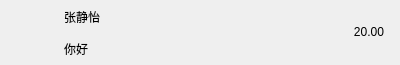
<?xml version="1.0" encoding="UTF-8"?>
<ui version="4.0">
 <class>ChatUserWid</class>
 <widget class="QWidget" name="ChatUserWid">
  <property name="geometry">
   <rect>
    <x>0</x>
    <y>0</y>
    <width>400</width>
    <height>65</height>
   </rect>
  </property>
  <property name="minimumSize">
   <size>
    <width>0</width>
    <height>65</height>
   </size>
  </property>
  <property name="windowTitle">
   <string>Form</string>
  </property>
  <layout class="QHBoxLayout" name="horizontalLayout">
   <property name="leftMargin">
    <number>6</number>
   </property>
   <property name="topMargin">
    <number>2</number>
   </property>
   <property name="rightMargin">
    <number>6</number>
   </property>
   <property name="bottomMargin">
    <number>2</number>
   </property>
   <item>
    <widget class="QWidget" name="icon_wid" native="true">
     <property name="minimumSize">
      <size>
       <width>50</width>
       <height>50</height>
      </size>
     </property>
     <property name="maximumSize">
      <size>
       <width>50</width>
       <height>50</height>
      </size>
     </property>
     <layout class="QHBoxLayout" name="horizontalLayout_2">
      <property name="spacing">
       <number>0</number>
      </property>
      <property name="leftMargin">
       <number>0</number>
      </property>
      <property name="topMargin">
       <number>0</number>
      </property>
      <property name="rightMargin">
       <number>0</number>
      </property>
      <property name="bottomMargin">
       <number>0</number>
      </property>
      <item>
       <widget class="QLabel" name="icon_lb">
        <property name="minimumSize">
         <size>
          <width>45</width>
          <height>45</height>
         </size>
        </property>
        <property name="maximumSize">
         <size>
          <width>45</width>
          <height>45</height>
         </size>
        </property>
        <property name="text">
         <string/>
        </property>
       </widget>
      </item>
     </layout>
    </widget>
   </item>
   <item>
    <widget class="QWidget" name="user_info_wid" native="true">
     <layout class="QVBoxLayout" name="verticalLayout">
      <property name="spacing">
       <number>7</number>
      </property>
      <property name="leftMargin">
       <number>2</number>
      </property>
      <property name="topMargin">
       <number>2</number>
      </property>
      <property name="rightMargin">
       <number>2</number>
      </property>
      <property name="bottomMargin">
       <number>2</number>
      </property>
      <item>
       <widget class="QLabel" name="user_name_lb">
        <property name="text">
         <string>张静怡</string>
        </property>
       </widget>
      </item>
      <item>
       <widget class="QLabel" name="user_chat_lb">
        <property name="text">
         <string>你好</string>
        </property>
       </widget>
      </item>
     </layout>
    </widget>
   </item>
   <item>
    <widget class="QWidget" name="time_wid" native="true">
     <property name="minimumSize">
      <size>
       <width>50</width>
       <height>50</height>
      </size>
     </property>
     <property name="maximumSize">
      <size>
       <width>50</width>
       <height>50</height>
      </size>
     </property>
     <layout class="QHBoxLayout" name="horizontalLayout_3">
      <item>
       <widget class="QLabel" name="time_lb">
        <property name="maximumSize">
         <size>
          <width>230</width>
          <height>16777215</height>
         </size>
        </property>
        <property name="text">
         <string>20.00</string>
        </property>
        <property name="alignment">
         <set>Qt::AlignmentFlag::AlignCenter</set>
        </property>
       </widget>
      </item>
     </layout>
    </widget>
   </item>
  </layout>
 </widget>
 <resources/>
 <connections/>
</ui>
